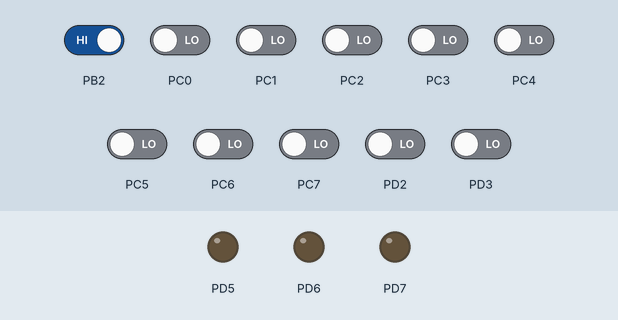
Bench run of a program on a simulated ATmega32, built with avr-gcc and emulated at 8 MHz. Shown: output pins drawn as LEDs (lit = HIGH). The inputs (shaded band) are chosen by the test bench; at power-on: PB2 HIGH, PC0–7, PD2, PD3 LOW.

Above: at 1.2 s.
1.3 s: PB2 driven LOW
At 1.45 s:
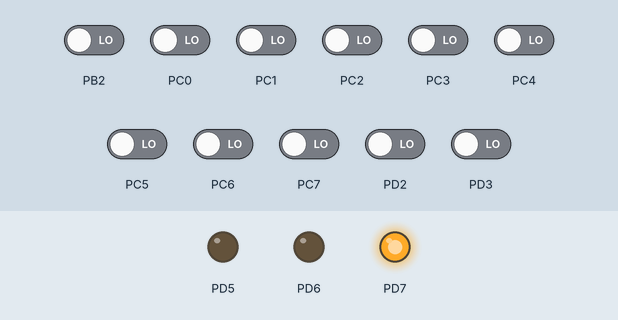
3.1 s: PD2 driven HIGH
At 3.25 s:
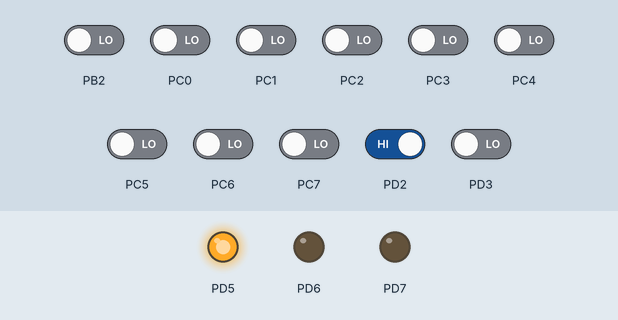
4.9 s: PD3 driven HIGH
At 5.05 s:
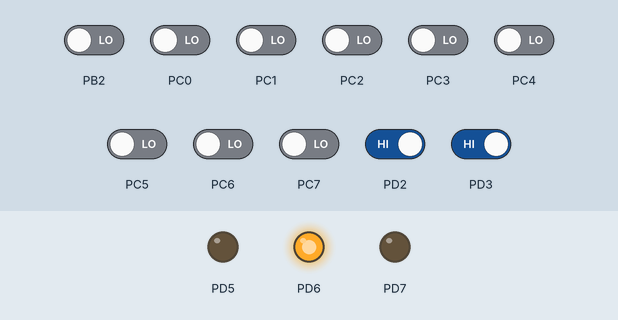
Timing chart, 0 to 7.9 s (numbered marks = the images above; inputs shaded):
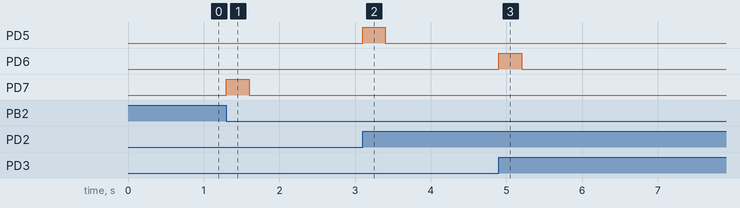

The program:

main.c
```c
/**==================================================
--    Author     :   YOUSSEF ADEL YOUSSEF
--  Description  :   C Program for Using External Interrupt on ATmega32
==================================================**/

#define F_CPU 8000000UL
#include <avr/io.h>
#include <avr/interrupt.h>
#include <util/delay.h>

#define  IO_Base  0x20
#define  IO_DDRD     *((volatile unsigned int *)(IO_Base + 0x11))
#define  IO_PORTD    *((volatile unsigned int *)(IO_Base + 0x12))
#define  INT_GICR     *((volatile unsigned int *)(IO_Base + 0x3B))
#define  INT_MCUCR    *((volatile unsigned int *)(IO_Base + 0x35))
#define  INT_MCUCSR   *((volatile unsigned int *)(IO_Base + 0x34))
#define  INT_SREG     *((volatile unsigned int *)(IO_Base + 0x3F))

ISR(INT0_vect)
{
	IO_PORTD |=(1<<5);
	_delay_ms(300);
}

ISR(INT1_vect)
{
	IO_PORTD |=(1<<6);
	_delay_ms(300);
}

ISR(INT2_vect)
{
	IO_PORTD |=(1<<7);
	_delay_ms(300);
}

int main (void)
{
	// Make Pin ( 5 , 6 , 7 ) as Output Pins on portD
	IO_DDRD |= (0b111<<5);

	// Interrupt 0 Sense Control ( Any Logical Change )
	INT_MCUCR |= (1<<0);

	// Interrupt 1 Sense Control ( Rising Edge )
	INT_MCUCR |= (0b11<<2);

	// Interrupt 2 Sense Control ( Falling Edge )
	INT_MCUCSR &= ~(1<<6);

	// Enable Interrupt 0 , 1 , 2
	INT_GICR |= (0b111<<5);

	// Enable Global Interrupt
	sei();

	while(1)
	{
		IO_PORTD &=~(0b111<<5);
	}
	return 0;
}
```

Measured:
- after the input at 1.3 s, PD7: LOW → HIGH at once, → LOW 0.30 s later
- after the input at 3.1 s, PD5: LOW → HIGH at once, → LOW 0.30 s later
- after the input at 4.9 s, PD6: LOW → HIGH at once, → LOW 0.30 s later
